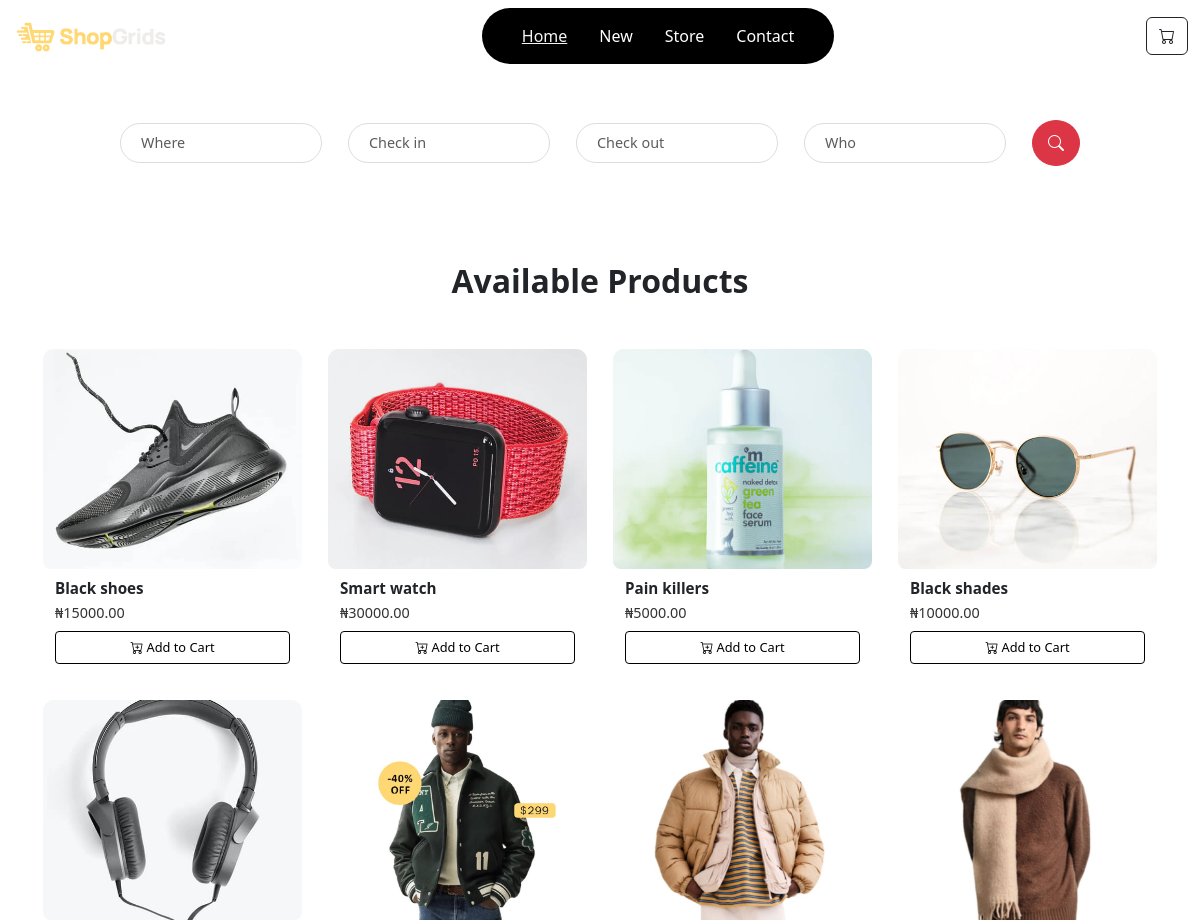
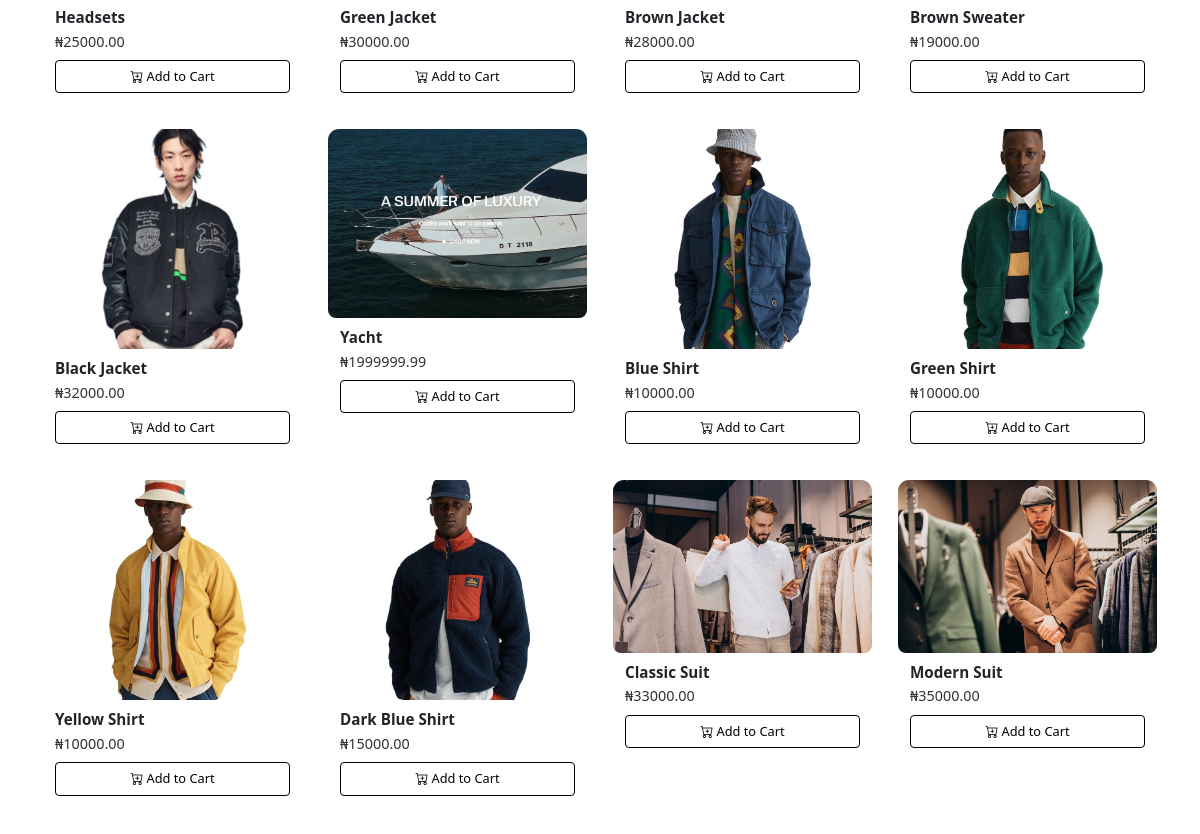
Screenshot of /products/ (signed in) with the database file from the repository (2 pictures, top to bottom).
### ui/models.py (models this page shows, shortened)
class Product(models.Model):
    name = models.CharField(max_length=255)
    price = models.DecimalField(max_digits=10, decimal_places=2)
    image = models.ImageField(upload_to='products/', null=True, blank=True)

### ui/views.py (the view)
# urls.py: path('products/', views.product_list_view, name='product_list'),
@login_required
def product_list_view(request):
    products = Product.objects.all()
    cart = request.session.get('cart', {})
    cart_count = sum(cart.values())
    return render(request, 'product_list.html', {'products': products, 'cart_count': cart_count})

### templates/product_list.html (shortened to what this page needs)
{% load static %}
<!DOCTYPE html>
<html lang="en">
<head>
  <link href="https://cdn.jsdelivr.net/npm/bootstrap@5.3.3/dist/css/bootstrap.min.css" rel="stylesheet"/>
  <link href="{% static 'shopgrids/assets/css/main.css' %}" rel="stylesheet"/>
  <link rel="stylesheet" href="https://cdn.jsdelivr.net/npm/bootstrap-icons@1.11.3/font/bootstrap-icons.min.css" />
</head>
<body>
<nav class="navbar navbar-expand-lg" id="nav">
  <div class="container-fluid">
    <a class="navbar-brand mx-1" href="#">
      <img src="{% static 'shopgrids/assets/images/logo/logo.png' %}" alt="Logo" width="150px">
    </a>
    <div class="collapse navbar-collapse justify-content-center" id="navbarNav">
      <ul class="navbar-nav rounded-pill px-4 py-2 custom-nav-bg">
        <li class="nav-item mx-2"><a class="nav-link active" href="#">Home</a></li>
        <li class="nav-item mx-2"><a class="nav-link" href="#collection">New</a></li>
        <li class="nav-item mx-2"><a class="nav-link" href="#sellers">Store</a></li>
        <li class="nav-item mx-2"><a class="nav-link" href="#contact">Contact</a></li>
      </ul>
    </div>
    <a href="{% url 'cart' %}" class="btn btn-outline-dark position-relative">
      <i class="bi bi-cart"></i>
    </a>
  </div>
</nav>
<div class="search-bar-container container my-5">
  <form class="search-bar-form d-flex align-items-center justify-content-center flex-wrap">
    <input type="text" placeholder="Where" class="form-control search-input mx-2">
    <input type="text" placeholder="Check in" class="form-control search-input mx-2">
    <input type="text" placeholder="Check out" class="form-control search-input mx-2">
    <input type="text" placeholder="Who" class="form-control search-input mx-2">
    <button type="submit" class="btn btn-danger search-btn mx-2">
      <i class="bi bi-search"></i>
    </button>
  </form>
</div>
<section class="sellers py-5" id="sellers">
  <div class="container">
    <div class="row justify-content-center">
      <h2 class="text-center fw-bold mb-5">Available Products</h2>
      {% for product in products %}
      <div class="col-12 col-sm-6 col-md-4 col-lg-3 mb-4">
        <div class="product-card airbnb-card">
          <div class="product-image">
            {% if product.image %}
              <img src="{{ product.image.url }}" alt="{{ product.name }}">
            {% else %}
              <img src="{% static 'shopgrids/assets/images/default.jpg' %}" alt="No image">
            {% endif %}
          </div>
          <div class="product-details">
            <h6 class="product-title">{{ product.name }}</h6>
            <p class="product-price">₦{{ product.price }}</p>
            <form method="POST" action="{% url 'add_to_cart' product.id %}">
              <button type="submit" class="btn btn-outline-primary btn-sm w-100 mt-2">
                <i class="bi bi-cart-plus"></i> Add to Cart
              </button>
            </form>
          </div>
        </div>
      </div>
      {% endfor %}
    </div>
  </div>
</section>
</body>
</html>

### static/shopgrids/assets/css/main.css (style rules this page uses)
.search-bar-container { max-width: 1000px; }
.search-bar-form { gap: 10px; }
.search-input { flex: 1; min-width: 150px; border-radius: 25px; padding: 8px 20px; border: 1px solid #ddd; font-size: 0.9rem; }
.search-btn { border-radius: 50%; padding: 10px 15px; }
.airbnb-card { background: #fff; border: 1px solid #fff; border-radius: 12px; overflow: hidden; transition: transform 0.2s ease, box-shadow 0.2s ease; height: 100%; display: flex; flex-direction: column; }
.airbnb-card .product-image { width: 100%; overflow: hidden; display: flex; justify-content: center; align-items: center; }
.airbnb-card .product-image img { width: 100%; height: auto; max-height: 220px; object-fit: cover; border-radius: 8px; display: block; }
.airbnb-card .product-details { padding: 10px 12px; text-align: left; }
.airbnb-card .product-title { font-size: 0.95rem; font-weight: 600; margin-bottom: 4px; }
.airbnb-card .product-price { font-size: 0.9rem; color: #333; margin-bottom: 0; }
.airbnb-card .btn { font-size: 0.8rem; padding: 6px 12px; }
.airbnb-card .btn-outline-primary { color: #000; border-color: #000; }
.airbnb-card .btn-outline-primary i { color: #000; }
.custom-nav-bg { background-color: #000; display: inline-flex; }
.navbar-nav .nav-link { color: #fff !important; font-weight: 500; transition: all 0.3s ease; }
.navbar-nav .nav-link:hover, .navbar-nav .nav-link.active { color: #f5f5f5 !important; text-decoration: underline; }

### rows the page displays
Product: image (picture), name "Black shoes", price "15000.00"
Product: image (picture), name "Smart watch", price "30000.00"
Product: image (picture), name "Pain killers", price "5000.00"
Product: image (picture), name "Black shades", price "10000.00"
Product: image (picture), name "Headsets", price "25000.00"
Product: image (picture), name "Green Jacket", price "30000.00"
Product: image (picture), name "Brown Jacket", price "28000.00"
Product: image (picture), name "Brown Sweater", price "19000.00"
Product: image (picture), name "Black Jacket", price "32000.00"
Product: image (picture), name "Yacht", price "1999999.99"
Product: image (picture), name "Blue Shirt", price "10000.00"
Product: image (picture), name "Green Shirt", price "10000.00"
Product: image (picture), name "Yellow Shirt", price "10000.00"
Product: image (picture), name "Dark Blue Shirt", price "15000.00"
Product: image (picture), name "Classic Suit", price "33000.00"
Product: image (picture), name "Modern Suit", price "35000.00"
